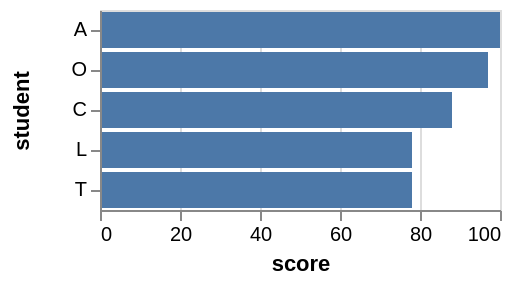

Source (Vega-Lite JSON):
### Vega specification from a JSON file in a GitHub repository (floating-point values rounded to 4 significant figures)
{"$schema": "https://vega.github.io/schema/vega/v4.json", "description": "A bar graph showing the scores of the top 5 students. This shows an example of the window transform, for how the top K (5) can be filtered, and also how a rank can be computed for each student.", "autosize": "pad", "padding": 5, "width": 200, "style": "cell", "data": [{"name": "source_0", "values": [{"student": "A", "score": 100}, {"student": "B", "score": 56}, {"student": "C", "score": 88}, {"student": "D", "score": 65}, {"student": "E", "score": 45}, {"student": "F", "score": 23}, {"student": "G", "score": 66}, {"student": "H", "score": 67}, {"student": "I", "score": 13}, {"student": "J", "score": 12}, {"student": "K", "score": 50}, {"student": "L", "score": 78}, {"student": "M", "score": 66}, {"student": "N", "score": 30}, {"student": "O", "score": 97}, {"student": "P", "score": 75}, {"student": "Q", "score": 24}, {"student": "R", "score": 42}, {"student": "S", "score": 76}, {"student": "T", "score": 78}, {"student": "U", "score": 21}, {"student": "V", "score": 46}]}, {"name": "data_0", "source": "source_0", "transform": [{"type": "window", "params": [null], "as": ["rank"], "ops": ["rank"], "fields": [null], "sort": {"field": ["score"], "order": ["descending"]}}, {"type": "filter", "expr": "datum.rank <= 5"}]}], "signals": [{"name": "y_step", "value": 20}, {"name": "height", "update": "bandspace(domain('y').length, 0.1, 0.05) * y_step"}], "marks": [{"name": "marks", "type": "rect", "style": ["bar"], "from": {"data": "data_0"}, "encode": {"update": {"fill": [{"test": "datum[\"score\"] === null || isNaN(datum[\"score\"])", "value": null}, {"value": "#4c78a8"}], "tooltip": {"signal": "{\"score\": format(datum[\"score\"], \"\"), \"student\": ''+datum[\"student\"]}"}, "x": {"scale": "x", "field": "score"}, "x2": {"scale": "x", "value": 0}, "y": {"scale": "y", "field": "student"}, "height": {"scale": "y", "band": true}}}}], "scales": [{"name": "x", "type": "linear", "domain": {"data": "data_0", "field": "score"}, "range": [0, {"signal": "width"}], "nice": true, "zero": true}, {"name": "y", "type": "band", "domain": {"data": "data_0", "field": "student", "sort": {"op": "average", "field": "score", "order": "descending"}}, "range": {"step": {"signal": "y_step"}}, "paddingInner": 0.1, "paddingOuter": 0.05}], "axes": [{"scale": "x", "orient": "bottom", "grid": false, "title": "score", "labelFlush": true, "labelOverlap": true, "tickCount": {"signal": "ceil(width/40)"}, "zindex": 1}, {"scale": "x", "orient": "bottom", "gridScale": "y", "grid": true, "tickCount": {"signal": "ceil(width/40)"}, "domain": false, "labels": false, "maxExtent": 0, "minExtent": 0, "ticks": false, "zindex": 0}, {"scale": "y", "orient": "left", "grid": false, "title": "student", "zindex": 1}], "config": {"axisY": {"minExtent": 30}}}
